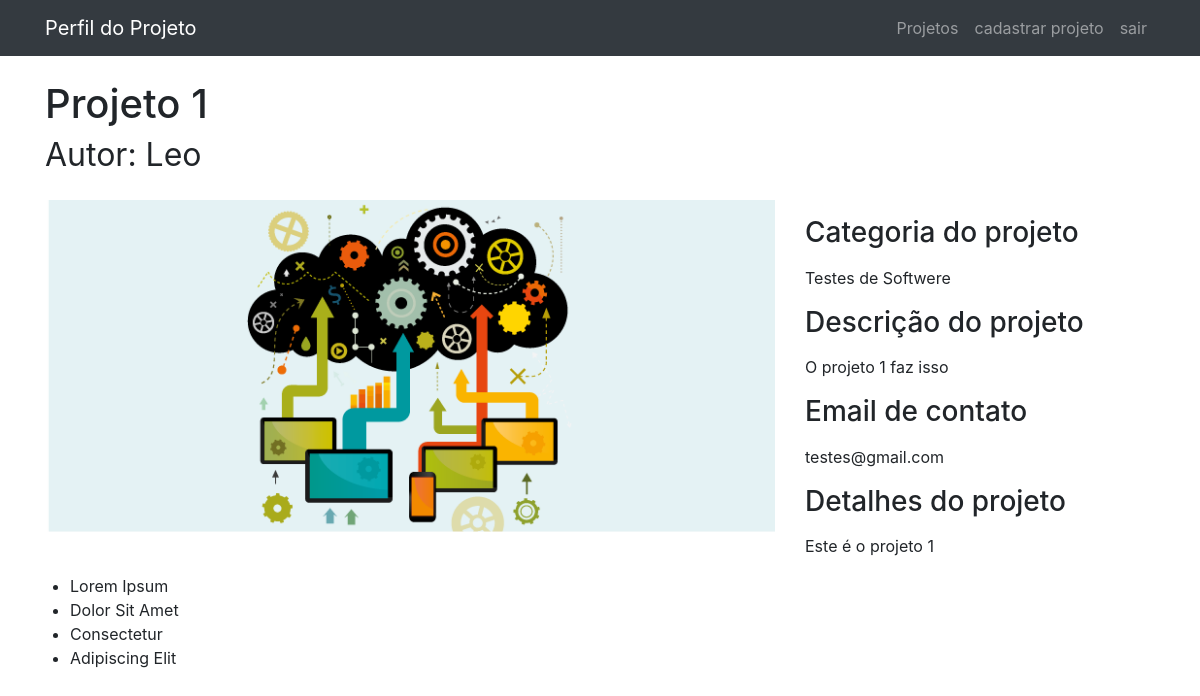
The page /perfil_projeto.php?id_projetos=29 on the database its author committed.
### tables this page shows
CREATE TABLE `projetos` (
  `id_projetos` int(11) NOT NULL,
  `data_created` timestamp NOT NULL DEFAULT CURRENT_TIMESTAMP ON UPDATE CURRENT_TIMESTAMP,
  `nome_projeto` varchar(50) NOT NULL DEFAULT 'NOT NULL',
  `img_projeto` longblob NOT NULL,
  `resumo_projetos` varchar(100) NOT NULL,
  `descricao_projeto` varchar(300) NOT NULL,
  `autor_projeto` varchar(50) NOT NULL DEFAULT 'NOT NULL',
  `contato_projeto` varchar(50) DEFAULT NULL,
  `tag` varchar(50) NOT NULL DEFAULT 'NOT NULL',
  `email` varchar(50) NOT NULL DEFAULT 'NOT NULL'
);

### perfil_projeto.php (the view, shortened to what this page needs)
<?php
include_once ("conexaobd.php");
$id_projetos = $_GET ['id_projetos'];
$result_projetos = "SELECT * FROM projetos WHERE id_projetos= '$id_projetos'";
$resultado_projetos = mysqli_query($connect, $result_projetos);
$row_projetos = mysqli_fetch_assoc ($resultado_projetos);
 ?>
<!DOCTYPE html>
<html lang="pt-br">
  <head>
    <link href="css/bootstrap.min.css" rel="stylesheet">
    <link href="css/portfolio-item.css" rel="stylesheet">
  </head>
  <body>
    <nav class="navbar navbar-expand-lg navbar-dark bg-dark fixed-top">
      <div class="container">
        <a class="navbar-brand" href="#">Perfil do Projeto</a>
        <div class="collapse navbar-collapse" id="navbarResponsive">
          <ul class="navbar-nav ml-auto">
            <li class="nav-item active">
              <a class="nav-link" href="#">
              </a>
            </li>
            <li class="nav-item">
              <a class="nav-link" href="portfolio.php">Projetos</a>
            </li>
            <li class="nav-item">
              <a class="nav-link" href="form_cadastro - projetos.php">cadastrar projeto</a>
            </li>
            <li class="nav-item">
              <a class="nav-link" href="sair.php">sair</a>
            </li>
          </ul>
        </div>
      </div>
    </nav>
    <div class="container">
      <h1 class="my-4">
        <?php  echo $row_projetos['nome_projeto'];?> <br>
         <small> Autor: <?php echo $row_projetos['autor_projeto']?></small>
      </h1>
      <div class="row">
        <div class="col-md-8">
          <img class="img-fluid" src="img/projeto.png" >
        </div>
        <div class="col-md-4">
          <h3 class="my-3">Categoria do projeto</h3>
          <p> <?php echo $row_projetos['tag'];?> </p>
		  <h3 class="my-3">Descrição do projeto</h3>
          <p> <?php echo $row_projetos['descricao_projeto'];?> </p>
          <h3 class="my-3">Email de contato</h3>
          <p> <?php echo $row_projetos['email'];?> </p>
		  <h3 class="my-3">Detalhes do projeto</h3>
		  <p> <?php echo $row_projetos['resumo_projetos'];?> </p>
        </div>
		<br>
		<br>
		<br>
		<br>
		<div class="footer">
		  <ul>
            <li>Lorem Ipsum</li>
            <li>Dolor Sit Amet</li>
            <li>Consectetur</li>
            <li>Adipiscing Elit</li>
          </ul>
        </div>
      </div>
      </div>
  </body>
</html>

### css/portfolio-item.css (style rules this page uses)
body { padding-top: 54px; }
@media (min-width: 992px) { body { padding-top: 56px; } }

### rows shown on the page
projetos: nome_projeto "Projeto 1", autor_projeto "Leo", tag "Testes de Softwere", descricao_projeto "O projeto 1 faz isso", email "testes@gmail.com", resumo_projetos "Este é o projeto 1"
